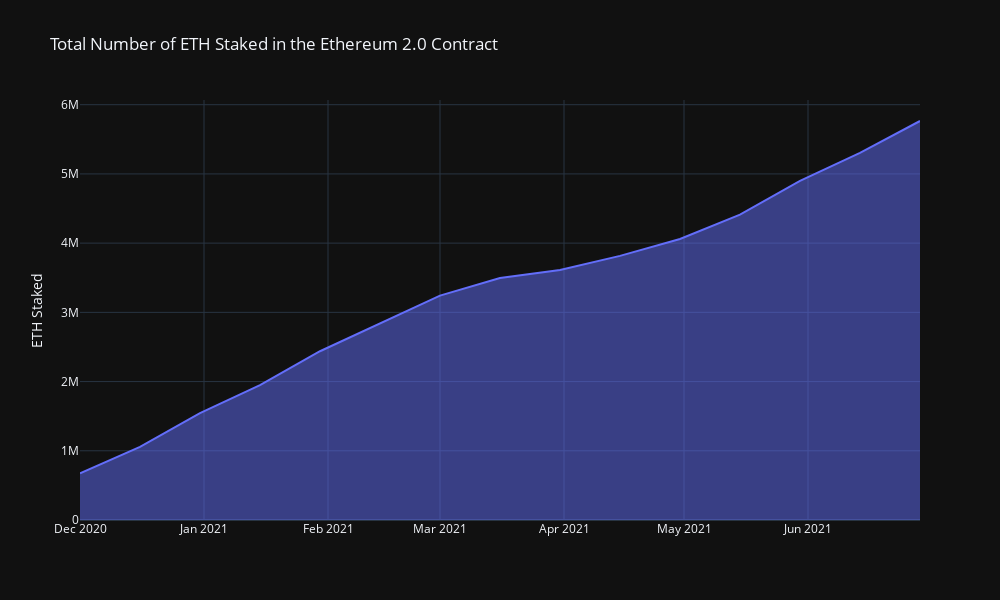

Source (notebook cell):
### Code cell
# Plotting the Eth 2 staked chart
eth_2_staked_chart = px.area(eth_2_staked,
                             title="Total Number of ETH Staked in the Ethereum 2.0 Contract",
                             x=eth_2_staked.index,
                             y="total_staked")

eth_2_staked_chart.update_layout(yaxis_title="ETH Staked", xaxis_title="", template="plotly_dark", height=600, width=1000)

eth_2_staked_chart.show()

### Figure 1 — Plotly figure (JSON) as saved in the notebook; plotly's stock layout.template omitted (floating-point values rounded to 4 significant figures)
{"data": [{"hovertemplate": "index=%{x}<br>total_staked=%{y}<extra></extra>", "legendgroup": "", "line": {"color": "#636efa"}, "mode": "lines", "name": "", "orientation": "v", "showlegend": false, "stackgroup": "1", "type": "scatter", "x": ["2020-12-01T00:00:00", "2020-12-16T00:00:00", "2020-12-31T00:00:00", "2021-01-15T00:00:00", "2021-01-30T00:00:00", "2021-02-14T00:00:00", "2021-03-01T00:00:00", "2021-03-16T00:00:00", "2021-03-31T00:00:00", "2021-04-15T00:00:00", "2021-04-30T00:00:00", "2021-05-15T00:00:00", "2021-05-30T00:00:00", "2021-06-14T00:00:00", "2021-06-29T00:00:00"], "xaxis": "x", "y": [674016, 1056608, 1545586, 1948645, 2438148, 2838242, 3241445, 3494985, 3612139, 3815963, 4059151, 4411444, 4900982, 5303942, 5764703], "yaxis": "y"}], "layout": {"height": 600, "legend": {"tracegroupgap": 0}, "title": {"text": "Total Number of ETH Staked in the Ethereum 2.0 Contract"}, "width": 1000, "xaxis": {"anchor": "y", "domain": [0, 1], "title": {"text": ""}}, "yaxis": {"anchor": "x", "domain": [0, 1], "title": {"text": "ETH Staked"}}}}
